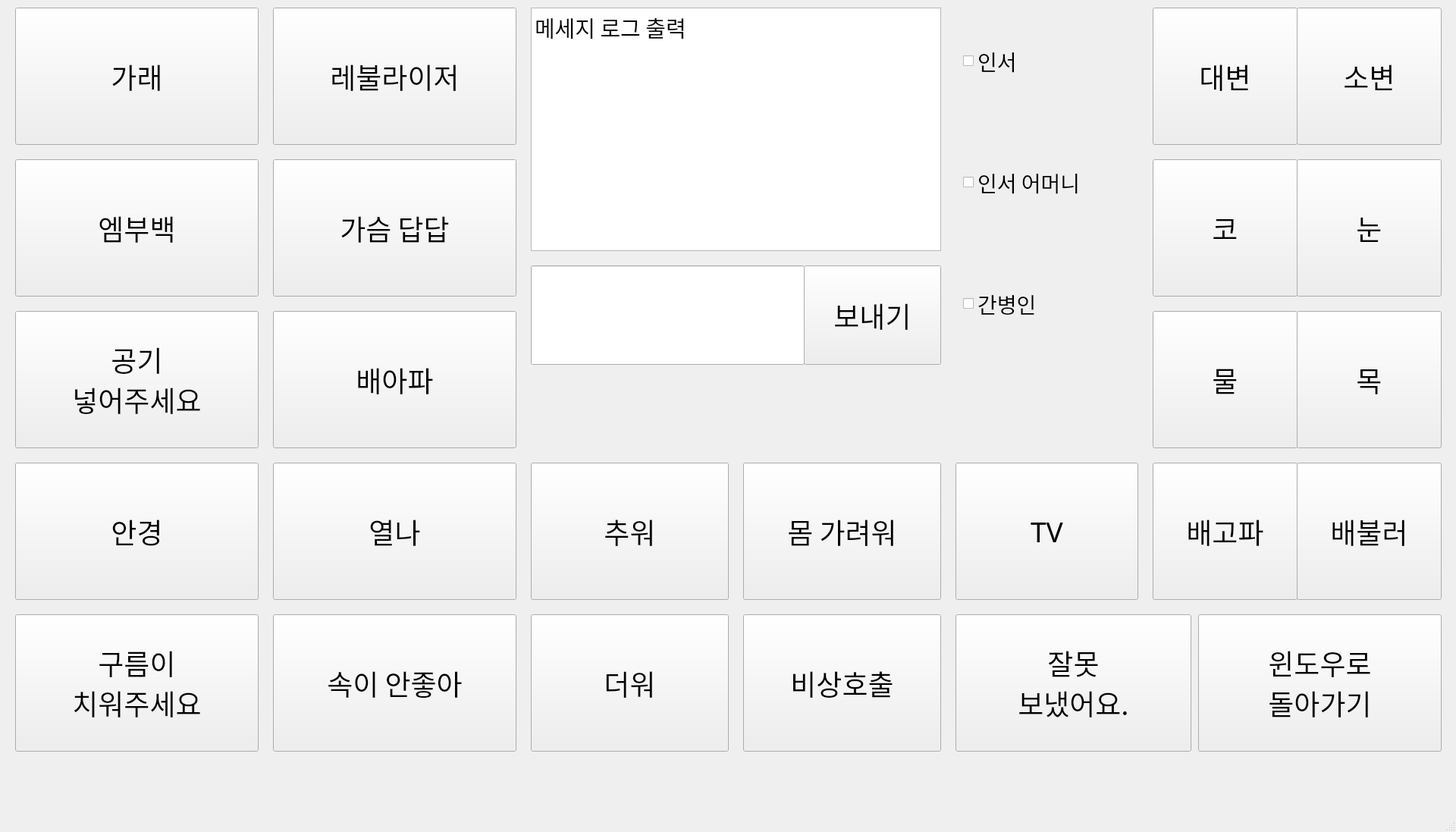
<?xml version="1.0" encoding="UTF-8"?>
<ui version="4.0">
 <class>MainWindow</class>
 <widget class="QMainWindow" name="MainWindow">
  <property name="geometry">
   <rect>
    <x>0</x>
    <y>0</y>
    <width>1920</width>
    <height>1097</height>
   </rect>
  </property>
  <property name="minimumSize">
   <size>
    <width>1920</width>
    <height>1000</height>
   </size>
  </property>
  <property name="maximumSize">
   <size>
    <width>3840</width>
    <height>2160</height>
   </size>
  </property>
  <property name="mouseTracking">
   <bool>false</bool>
  </property>
  <property name="windowTitle">
   <string>NAMOPROG</string>
  </property>
  <widget class="QWidget" name="centralwidget">
   <widget class="QPushButton" name="push01">
    <property name="geometry">
     <rect>
      <x>20</x>
      <y>10</y>
      <width>321</width>
      <height>181</height>
     </rect>
    </property>
    <property name="font">
     <font>
      <family>맑은 고딕</family>
      <pointsize>28</pointsize>
      <weight>50</weight>
      <bold>false</bold>
      <strikeout>false</strikeout>
      <kerning>true</kerning>
     </font>
    </property>
    <property name="text">
     <string>가래</string>
    </property>
    <property name="checkable">
     <bool>false</bool>
    </property>
    <property name="checked">
     <bool>false</bool>
    </property>
    <property name="autoDefault">
     <bool>false</bool>
    </property>
    <property name="default">
     <bool>false</bool>
    </property>
    <property name="flat">
     <bool>false</bool>
    </property>
   </widget>
   <widget class="QPushButton" name="push02">
    <property name="geometry">
     <rect>
      <x>360</x>
      <y>10</y>
      <width>321</width>
      <height>181</height>
     </rect>
    </property>
    <property name="font">
     <font>
      <family>맑은 고딕</family>
      <pointsize>28</pointsize>
      <weight>50</weight>
      <bold>false</bold>
      <strikeout>false</strikeout>
      <kerning>true</kerning>
     </font>
    </property>
    <property name="mouseTracking">
     <bool>false</bool>
    </property>
    <property name="text">
     <string>레불라이저</string>
    </property>
    <property name="checkable">
     <bool>false</bool>
    </property>
    <property name="checked">
     <bool>false</bool>
    </property>
    <property name="autoDefault">
     <bool>false</bool>
    </property>
    <property name="default">
     <bool>false</bool>
    </property>
    <property name="flat">
     <bool>false</bool>
    </property>
   </widget>
   <widget class="QPushButton" name="push05">
    <property name="geometry">
     <rect>
      <x>20</x>
      <y>210</y>
      <width>321</width>
      <height>181</height>
     </rect>
    </property>
    <property name="font">
     <font>
      <family>맑은 고딕</family>
      <pointsize>28</pointsize>
      <weight>50</weight>
      <bold>false</bold>
      <strikeout>false</strikeout>
      <kerning>true</kerning>
     </font>
    </property>
    <property name="text">
     <string>엠부백</string>
    </property>
    <property name="checkable">
     <bool>false</bool>
    </property>
    <property name="checked">
     <bool>false</bool>
    </property>
    <property name="autoDefault">
     <bool>false</bool>
    </property>
    <property name="default">
     <bool>false</bool>
    </property>
    <property name="flat">
     <bool>false</bool>
    </property>
   </widget>
   <widget class="QPushButton" name="push09">
    <property name="geometry">
     <rect>
      <x>20</x>
      <y>410</y>
      <width>321</width>
      <height>181</height>
     </rect>
    </property>
    <property name="font">
     <font>
      <family>맑은 고딕</family>
      <pointsize>28</pointsize>
      <weight>50</weight>
      <bold>false</bold>
      <strikeout>false</strikeout>
      <kerning>true</kerning>
     </font>
    </property>
    <property name="text">
     <string>공기
넣어주세요</string>
    </property>
    <property name="checkable">
     <bool>false</bool>
    </property>
    <property name="checked">
     <bool>false</bool>
    </property>
    <property name="autoDefault">
     <bool>false</bool>
    </property>
    <property name="default">
     <bool>false</bool>
    </property>
    <property name="flat">
     <bool>false</bool>
    </property>
   </widget>
   <widget class="QPushButton" name="push13">
    <property name="geometry">
     <rect>
      <x>20</x>
      <y>610</y>
      <width>321</width>
      <height>181</height>
     </rect>
    </property>
    <property name="font">
     <font>
      <family>맑은 고딕</family>
      <pointsize>28</pointsize>
      <weight>50</weight>
      <bold>false</bold>
      <strikeout>false</strikeout>
      <kerning>true</kerning>
     </font>
    </property>
    <property name="text">
     <string>안경</string>
    </property>
    <property name="checkable">
     <bool>false</bool>
    </property>
    <property name="checked">
     <bool>false</bool>
    </property>
    <property name="autoDefault">
     <bool>false</bool>
    </property>
    <property name="default">
     <bool>false</bool>
    </property>
    <property name="flat">
     <bool>false</bool>
    </property>
   </widget>
   <widget class="QPushButton" name="push20">
    <property name="geometry">
     <rect>
      <x>20</x>
      <y>810</y>
      <width>321</width>
      <height>181</height>
     </rect>
    </property>
    <property name="font">
     <font>
      <family>맑은 고딕</family>
      <pointsize>28</pointsize>
      <weight>50</weight>
      <bold>false</bold>
      <strikeout>false</strikeout>
      <kerning>true</kerning>
     </font>
    </property>
    <property name="text">
     <string>구름이
치워주세요</string>
    </property>
    <property name="checkable">
     <bool>false</bool>
    </property>
    <property name="checked">
     <bool>false</bool>
    </property>
    <property name="autoDefault">
     <bool>false</bool>
    </property>
    <property name="default">
     <bool>false</bool>
    </property>
    <property name="flat">
     <bool>false</bool>
    </property>
   </widget>
   <widget class="QPushButton" name="push17">
    <property name="geometry">
     <rect>
      <x>1260</x>
      <y>610</y>
      <width>241</width>
      <height>181</height>
     </rect>
    </property>
    <property name="font">
     <font>
      <family>맑은 고딕</family>
      <pointsize>28</pointsize>
      <weight>50</weight>
      <bold>false</bold>
      <strikeout>false</strikeout>
      <kerning>true</kerning>
     </font>
    </property>
    <property name="text">
     <string>TV</string>
    </property>
    <property name="checkable">
     <bool>false</bool>
    </property>
    <property name="checked">
     <bool>false</bool>
    </property>
    <property name="autoDefault">
     <bool>false</bool>
    </property>
    <property name="default">
     <bool>false</bool>
    </property>
    <property name="flat">
     <bool>false</bool>
    </property>
   </widget>
   <widget class="QPushButton" name="push08">
    <property name="geometry">
     <rect>
      <x>1710</x>
      <y>210</y>
      <width>191</width>
      <height>181</height>
     </rect>
    </property>
    <property name="font">
     <font>
      <family>맑은 고딕</family>
      <pointsize>28</pointsize>
      <weight>50</weight>
      <bold>false</bold>
      <strikeout>false</strikeout>
      <kerning>true</kerning>
     </font>
    </property>
    <property name="text">
     <string>눈</string>
    </property>
    <property name="checkable">
     <bool>false</bool>
    </property>
    <property name="checked">
     <bool>false</bool>
    </property>
    <property name="autoDefault">
     <bool>false</bool>
    </property>
    <property name="default">
     <bool>false</bool>
    </property>
    <property name="flat">
     <bool>false</bool>
    </property>
   </widget>
   <widget class="QPushButton" name="push03">
    <property name="geometry">
     <rect>
      <x>1520</x>
      <y>10</y>
      <width>191</width>
      <height>181</height>
     </rect>
    </property>
    <property name="font">
     <font>
      <family>맑은 고딕</family>
      <pointsize>28</pointsize>
      <weight>50</weight>
      <bold>false</bold>
      <strikeout>false</strikeout>
      <kerning>true</kerning>
     </font>
    </property>
    <property name="text">
     <string>대변</string>
    </property>
    <property name="checkable">
     <bool>false</bool>
    </property>
    <property name="checked">
     <bool>false</bool>
    </property>
    <property name="autoDefault">
     <bool>false</bool>
    </property>
    <property name="default">
     <bool>false</bool>
    </property>
    <property name="flat">
     <bool>false</bool>
    </property>
   </widget>
   <widget class="QPushButton" name="push04">
    <property name="geometry">
     <rect>
      <x>1710</x>
      <y>10</y>
      <width>191</width>
      <height>181</height>
     </rect>
    </property>
    <property name="font">
     <font>
      <family>맑은 고딕</family>
      <pointsize>28</pointsize>
      <weight>50</weight>
      <bold>false</bold>
      <strikeout>false</strikeout>
      <kerning>true</kerning>
     </font>
    </property>
    <property name="text">
     <string>소변</string>
    </property>
    <property name="checkable">
     <bool>false</bool>
    </property>
    <property name="checked">
     <bool>false</bool>
    </property>
    <property name="autoDefault">
     <bool>false</bool>
    </property>
    <property name="default">
     <bool>false</bool>
    </property>
    <property name="flat">
     <bool>false</bool>
    </property>
   </widget>
   <widget class="QPushButton" name="push06">
    <property name="geometry">
     <rect>
      <x>360</x>
      <y>210</y>
      <width>321</width>
      <height>181</height>
     </rect>
    </property>
    <property name="font">
     <font>
      <family>맑은 고딕</family>
      <pointsize>28</pointsize>
      <weight>50</weight>
      <bold>false</bold>
      <strikeout>false</strikeout>
      <kerning>true</kerning>
     </font>
    </property>
    <property name="mouseTracking">
     <bool>false</bool>
    </property>
    <property name="text">
     <string>가슴 답답</string>
    </property>
    <property name="checkable">
     <bool>false</bool>
    </property>
    <property name="checked">
     <bool>false</bool>
    </property>
    <property name="autoDefault">
     <bool>false</bool>
    </property>
    <property name="default">
     <bool>false</bool>
    </property>
    <property name="flat">
     <bool>false</bool>
    </property>
   </widget>
   <widget class="QPushButton" name="push07">
    <property name="geometry">
     <rect>
      <x>1520</x>
      <y>210</y>
      <width>191</width>
      <height>181</height>
     </rect>
    </property>
    <property name="font">
     <font>
      <family>맑은 고딕</family>
      <pointsize>28</pointsize>
      <weight>50</weight>
      <bold>false</bold>
      <strikeout>false</strikeout>
      <kerning>true</kerning>
     </font>
    </property>
    <property name="text">
     <string>코</string>
    </property>
    <property name="checkable">
     <bool>false</bool>
    </property>
    <property name="checked">
     <bool>false</bool>
    </property>
    <property name="autoDefault">
     <bool>false</bool>
    </property>
    <property name="default">
     <bool>false</bool>
    </property>
    <property name="flat">
     <bool>false</bool>
    </property>
   </widget>
   <widget class="QPushButton" name="push18">
    <property name="geometry">
     <rect>
      <x>1520</x>
      <y>610</y>
      <width>191</width>
      <height>181</height>
     </rect>
    </property>
    <property name="font">
     <font>
      <family>맑은 고딕</family>
      <pointsize>28</pointsize>
      <weight>50</weight>
      <bold>false</bold>
      <strikeout>false</strikeout>
      <kerning>true</kerning>
     </font>
    </property>
    <property name="text">
     <string>배고파</string>
    </property>
    <property name="checkable">
     <bool>false</bool>
    </property>
    <property name="checked">
     <bool>false</bool>
    </property>
    <property name="autoDefault">
     <bool>false</bool>
    </property>
    <property name="default">
     <bool>false</bool>
    </property>
    <property name="flat">
     <bool>false</bool>
    </property>
   </widget>
   <widget class="QPushButton" name="push10">
    <property name="geometry">
     <rect>
      <x>360</x>
      <y>410</y>
      <width>321</width>
      <height>181</height>
     </rect>
    </property>
    <property name="font">
     <font>
      <family>맑은 고딕</family>
      <pointsize>28</pointsize>
      <weight>50</weight>
      <bold>false</bold>
      <strikeout>false</strikeout>
      <kerning>true</kerning>
     </font>
    </property>
    <property name="mouseTracking">
     <bool>false</bool>
    </property>
    <property name="text">
     <string>배아파</string>
    </property>
    <property name="checkable">
     <bool>false</bool>
    </property>
    <property name="checked">
     <bool>false</bool>
    </property>
    <property name="autoDefault">
     <bool>false</bool>
    </property>
    <property name="default">
     <bool>false</bool>
    </property>
    <property name="flat">
     <bool>false</bool>
    </property>
   </widget>
   <widget class="QPushButton" name="push11">
    <property name="geometry">
     <rect>
      <x>1520</x>
      <y>410</y>
      <width>191</width>
      <height>181</height>
     </rect>
    </property>
    <property name="font">
     <font>
      <family>맑은 고딕</family>
      <pointsize>28</pointsize>
      <weight>50</weight>
      <bold>false</bold>
      <strikeout>false</strikeout>
      <kerning>true</kerning>
     </font>
    </property>
    <property name="mouseTracking">
     <bool>false</bool>
    </property>
    <property name="text">
     <string>물</string>
    </property>
    <property name="checkable">
     <bool>false</bool>
    </property>
    <property name="checked">
     <bool>false</bool>
    </property>
    <property name="autoDefault">
     <bool>false</bool>
    </property>
    <property name="default">
     <bool>false</bool>
    </property>
    <property name="flat">
     <bool>false</bool>
    </property>
   </widget>
   <widget class="QPushButton" name="push19">
    <property name="geometry">
     <rect>
      <x>1710</x>
      <y>610</y>
      <width>191</width>
      <height>181</height>
     </rect>
    </property>
    <property name="font">
     <font>
      <family>맑은 고딕</family>
      <pointsize>28</pointsize>
      <weight>50</weight>
      <bold>false</bold>
      <strikeout>false</strikeout>
      <kerning>true</kerning>
     </font>
    </property>
    <property name="text">
     <string>배불러</string>
    </property>
    <property name="checkable">
     <bool>false</bool>
    </property>
    <property name="checked">
     <bool>false</bool>
    </property>
    <property name="autoDefault">
     <bool>false</bool>
    </property>
    <property name="default">
     <bool>false</bool>
    </property>
    <property name="flat">
     <bool>false</bool>
    </property>
   </widget>
   <widget class="QPushButton" name="push21">
    <property name="geometry">
     <rect>
      <x>360</x>
      <y>810</y>
      <width>321</width>
      <height>181</height>
     </rect>
    </property>
    <property name="font">
     <font>
      <family>맑은 고딕</family>
      <pointsize>28</pointsize>
      <weight>50</weight>
      <bold>false</bold>
      <strikeout>false</strikeout>
      <kerning>true</kerning>
     </font>
    </property>
    <property name="text">
     <string>속이 안좋아</string>
    </property>
    <property name="checkable">
     <bool>false</bool>
    </property>
    <property name="checked">
     <bool>false</bool>
    </property>
    <property name="autoDefault">
     <bool>false</bool>
    </property>
    <property name="default">
     <bool>false</bool>
    </property>
    <property name="flat">
     <bool>false</bool>
    </property>
   </widget>
   <widget class="QPushButton" name="push12">
    <property name="geometry">
     <rect>
      <x>1710</x>
      <y>410</y>
      <width>191</width>
      <height>181</height>
     </rect>
    </property>
    <property name="font">
     <font>
      <family>맑은 고딕</family>
      <pointsize>28</pointsize>
      <weight>50</weight>
      <bold>false</bold>
      <strikeout>false</strikeout>
      <kerning>true</kerning>
     </font>
    </property>
    <property name="mouseTracking">
     <bool>false</bool>
    </property>
    <property name="text">
     <string>목</string>
    </property>
    <property name="checkable">
     <bool>false</bool>
    </property>
    <property name="checked">
     <bool>false</bool>
    </property>
    <property name="autoDefault">
     <bool>false</bool>
    </property>
    <property name="default">
     <bool>false</bool>
    </property>
    <property name="flat">
     <bool>false</bool>
    </property>
   </widget>
   <widget class="QPushButton" name="WindowButton">
    <property name="geometry">
     <rect>
      <x>1580</x>
      <y>810</y>
      <width>321</width>
      <height>181</height>
     </rect>
    </property>
    <property name="font">
     <font>
      <family>맑은 고딕</family>
      <pointsize>28</pointsize>
      <weight>50</weight>
      <bold>false</bold>
      <strikeout>false</strikeout>
      <kerning>true</kerning>
     </font>
    </property>
    <property name="text">
     <string>윈도우로
돌아가기</string>
    </property>
    <property name="checkable">
     <bool>false</bool>
    </property>
    <property name="checked">
     <bool>false</bool>
    </property>
    <property name="autoDefault">
     <bool>false</bool>
    </property>
    <property name="default">
     <bool>false</bool>
    </property>
    <property name="flat">
     <bool>false</bool>
    </property>
   </widget>
   <widget class="QPushButton" name="push24">
    <property name="geometry">
     <rect>
      <x>1260</x>
      <y>810</y>
      <width>311</width>
      <height>181</height>
     </rect>
    </property>
    <property name="font">
     <font>
      <family>맑은 고딕</family>
      <pointsize>28</pointsize>
      <weight>50</weight>
      <bold>false</bold>
      <strikeout>false</strikeout>
      <kerning>true</kerning>
     </font>
    </property>
    <property name="text">
     <string>잘못
보냈어요.</string>
    </property>
    <property name="checkable">
     <bool>false</bool>
    </property>
    <property name="checked">
     <bool>false</bool>
    </property>
    <property name="autoDefault">
     <bool>false</bool>
    </property>
    <property name="default">
     <bool>false</bool>
    </property>
    <property name="flat">
     <bool>false</bool>
    </property>
   </widget>
   <widget class="QTextBrowser" name="textBrowser">
    <property name="geometry">
     <rect>
      <x>700</x>
      <y>10</y>
      <width>541</width>
      <height>321</height>
     </rect>
    </property>
    <property name="font">
     <font>
      <family>맑은 고딕</family>
      <pointsize>16</pointsize>
     </font>
    </property>
    <property name="readOnly">
     <bool>true</bool>
    </property>
    <property name="html">
     <string>&lt;!DOCTYPE HTML PUBLIC &quot;-//W3C//DTD HTML 4.0//EN&quot; &quot;http://www.w3.org/TR/REC-html40/strict.dtd&quot;&gt;
&lt;html&gt;&lt;head&gt;&lt;meta name=&quot;qrichtext&quot; content=&quot;1&quot; /&gt;&lt;style type=&quot;text/css&quot;&gt;
p, li { white-space: pre-wrap; }
&lt;/style&gt;&lt;/head&gt;&lt;body style=&quot; font-family:'맑은 고딕'; font-size:16pt; font-weight:400; font-style:normal;&quot;&gt;
&lt;p style=&quot; margin-top:0px; margin-bottom:0px; margin-left:0px; margin-right:0px; -qt-block-indent:0; text-indent:0px;&quot;&gt;&lt;span style=&quot; font-size:22pt;&quot;&gt;메세지 로그 출력&lt;/span&gt;&lt;/p&gt;
&lt;p style=&quot;-qt-paragraph-type:empty; margin-top:0px; margin-bottom:0px; margin-left:0px; margin-right:0px; -qt-block-indent:0; text-indent:0px; font-size:22pt;&quot;&gt;&lt;br /&gt;&lt;/p&gt;&lt;/body&gt;&lt;/html&gt;</string>
    </property>
   </widget>
   <widget class="QLineEdit" name="lineEdit">
    <property name="geometry">
     <rect>
      <x>700</x>
      <y>350</y>
      <width>361</width>
      <height>131</height>
     </rect>
    </property>
    <property name="font">
     <font>
      <family>맑은 고딕</family>
      <pointsize>16</pointsize>
     </font>
    </property>
    <property name="text">
     <string/>
    </property>
    <property name="clearButtonEnabled">
     <bool>false</bool>
    </property>
   </widget>
   <widget class="QPushButton" name="SendButton">
    <property name="geometry">
     <rect>
      <x>1060</x>
      <y>350</y>
      <width>181</width>
      <height>131</height>
     </rect>
    </property>
    <property name="font">
     <font>
      <family>맑은 고딕</family>
      <pointsize>28</pointsize>
      <weight>50</weight>
      <bold>false</bold>
      <strikeout>false</strikeout>
      <kerning>true</kerning>
     </font>
    </property>
    <property name="text">
     <string>보내기</string>
    </property>
    <property name="checkable">
     <bool>false</bool>
    </property>
    <property name="checked">
     <bool>false</bool>
    </property>
    <property name="autoDefault">
     <bool>false</bool>
    </property>
    <property name="default">
     <bool>false</bool>
    </property>
    <property name="flat">
     <bool>false</bool>
    </property>
   </widget>
   <widget class="QCheckBox" name="check01">
    <property name="geometry">
     <rect>
      <x>1270</x>
      <y>0</y>
      <width>231</width>
      <height>161</height>
     </rect>
    </property>
    <property name="font">
     <font>
      <family>맑은 고딕</family>
      <pointsize>21</pointsize>
      <weight>50</weight>
      <bold>false</bold>
     </font>
    </property>
    <property name="mouseTracking">
     <bool>false</bool>
    </property>
    <property name="text">
     <string>인서</string>
    </property>
   </widget>
   <widget class="QCheckBox" name="check02">
    <property name="geometry">
     <rect>
      <x>1270</x>
      <y>160</y>
      <width>231</width>
      <height>161</height>
     </rect>
    </property>
    <property name="font">
     <font>
      <family>맑은 고딕</family>
      <pointsize>21</pointsize>
     </font>
    </property>
    <property name="text">
     <string>인서 어머니</string>
    </property>
   </widget>
   <widget class="QCheckBox" name="check03">
    <property name="geometry">
     <rect>
      <x>1270</x>
      <y>320</y>
      <width>231</width>
      <height>161</height>
     </rect>
    </property>
    <property name="font">
     <font>
      <family>맑은 고딕</family>
      <pointsize>21</pointsize>
     </font>
    </property>
    <property name="text">
     <string>간병인</string>
    </property>
   </widget>
   <widget class="QPushButton" name="push14">
    <property name="geometry">
     <rect>
      <x>360</x>
      <y>610</y>
      <width>321</width>
      <height>181</height>
     </rect>
    </property>
    <property name="font">
     <font>
      <family>맑은 고딕</family>
      <pointsize>28</pointsize>
      <weight>50</weight>
      <bold>false</bold>
      <strikeout>false</strikeout>
      <kerning>true</kerning>
     </font>
    </property>
    <property name="mouseTracking">
     <bool>false</bool>
    </property>
    <property name="text">
     <string>열나</string>
    </property>
    <property name="checkable">
     <bool>false</bool>
    </property>
    <property name="checked">
     <bool>false</bool>
    </property>
    <property name="autoDefault">
     <bool>false</bool>
    </property>
    <property name="default">
     <bool>false</bool>
    </property>
    <property name="flat">
     <bool>false</bool>
    </property>
   </widget>
   <widget class="QPushButton" name="push22">
    <property name="geometry">
     <rect>
      <x>700</x>
      <y>810</y>
      <width>261</width>
      <height>181</height>
     </rect>
    </property>
    <property name="font">
     <font>
      <family>맑은 고딕</family>
      <pointsize>28</pointsize>
      <weight>50</weight>
      <bold>false</bold>
      <strikeout>false</strikeout>
      <kerning>true</kerning>
     </font>
    </property>
    <property name="mouseTracking">
     <bool>false</bool>
    </property>
    <property name="text">
     <string>더워</string>
    </property>
    <property name="checkable">
     <bool>false</bool>
    </property>
    <property name="checked">
     <bool>false</bool>
    </property>
    <property name="autoDefault">
     <bool>false</bool>
    </property>
    <property name="default">
     <bool>false</bool>
    </property>
    <property name="flat">
     <bool>false</bool>
    </property>
   </widget>
   <widget class="QPushButton" name="push23">
    <property name="geometry">
     <rect>
      <x>980</x>
      <y>810</y>
      <width>261</width>
      <height>181</height>
     </rect>
    </property>
    <property name="font">
     <font>
      <family>맑은 고딕</family>
      <pointsize>28</pointsize>
      <weight>50</weight>
      <bold>false</bold>
      <strikeout>false</strikeout>
      <kerning>true</kerning>
     </font>
    </property>
    <property name="mouseTracking">
     <bool>false</bool>
    </property>
    <property name="text">
     <string>비상호출</string>
    </property>
    <property name="checkable">
     <bool>false</bool>
    </property>
    <property name="checked">
     <bool>false</bool>
    </property>
    <property name="autoDefault">
     <bool>false</bool>
    </property>
    <property name="default">
     <bool>false</bool>
    </property>
    <property name="flat">
     <bool>false</bool>
    </property>
   </widget>
   <widget class="QPushButton" name="push15">
    <property name="geometry">
     <rect>
      <x>700</x>
      <y>610</y>
      <width>261</width>
      <height>181</height>
     </rect>
    </property>
    <property name="font">
     <font>
      <family>맑은 고딕</family>
      <pointsize>28</pointsize>
      <weight>50</weight>
      <bold>false</bold>
      <strikeout>false</strikeout>
      <kerning>true</kerning>
     </font>
    </property>
    <property name="mouseTracking">
     <bool>false</bool>
    </property>
    <property name="text">
     <string>추워</string>
    </property>
    <property name="checkable">
     <bool>false</bool>
    </property>
    <property name="checked">
     <bool>false</bool>
    </property>
    <property name="autoDefault">
     <bool>false</bool>
    </property>
    <property name="default">
     <bool>false</bool>
    </property>
    <property name="flat">
     <bool>false</bool>
    </property>
   </widget>
   <widget class="QPushButton" name="push16">
    <property name="geometry">
     <rect>
      <x>980</x>
      <y>610</y>
      <width>261</width>
      <height>181</height>
     </rect>
    </property>
    <property name="font">
     <font>
      <family>맑은 고딕</family>
      <pointsize>28</pointsize>
      <weight>50</weight>
      <bold>false</bold>
      <strikeout>false</strikeout>
      <kerning>true</kerning>
     </font>
    </property>
    <property name="mouseTracking">
     <bool>false</bool>
    </property>
    <property name="text">
     <string>몸 가려워</string>
    </property>
    <property name="checkable">
     <bool>false</bool>
    </property>
    <property name="checked">
     <bool>false</bool>
    </property>
    <property name="autoDefault">
     <bool>false</bool>
    </property>
    <property name="default">
     <bool>false</bool>
    </property>
    <property name="flat">
     <bool>false</bool>
    </property>
   </widget>
  </widget>
  <widget class="QStatusBar" name="statusbar">
   <property name="mouseTracking">
    <bool>false</bool>
   </property>
   <property name="toolTip">
    <string/>
   </property>
   <property name="statusTip">
    <string/>
   </property>
   <property name="whatsThis">
    <string/>
   </property>
   <property name="accessibleName">
    <string/>
   </property>
   <property name="accessibleDescription">
    <string/>
   </property>
   <property name="autoFillBackground">
    <bool>false</bool>
   </property>
  </widget>
  <action name="actionCustomize">
   <property name="text">
    <string>Customize</string>
   </property>
  </action>
 </widget>
 <tabstops>
  <tabstop>push01</tabstop>
  <tabstop>push02</tabstop>
  <tabstop>push05</tabstop>
  <tabstop>push06</tabstop>
  <tabstop>push09</tabstop>
  <tabstop>push10</tabstop>
  <tabstop>push13</tabstop>
  <tabstop>push14</tabstop>
  <tabstop>push20</tabstop>
  <tabstop>push21</tabstop>
  <tabstop>push15</tabstop>
  <tabstop>push16</tabstop>
  <tabstop>push22</tabstop>
  <tabstop>push23</tabstop>
  <tabstop>push03</tabstop>
  <tabstop>push04</tabstop>
  <tabstop>push07</tabstop>
  <tabstop>push08</tabstop>
  <tabstop>push11</tabstop>
  <tabstop>push12</tabstop>
  <tabstop>push17</tabstop>
  <tabstop>push18</tabstop>
  <tabstop>push19</tabstop>
  <tabstop>WindowButton</tabstop>
  <tabstop>push24</tabstop>
  <tabstop>check01</tabstop>
  <tabstop>check02</tabstop>
  <tabstop>check03</tabstop>
  <tabstop>textBrowser</tabstop>
  <tabstop>lineEdit</tabstop>
  <tabstop>SendButton</tabstop>
 </tabstops>
 <resources/>
 <connections>
  <connection>
   <sender>push01</sender>
   <signal>clicked()</signal>
   <receiver>MainWindow</receiver>
   <slot>slot1()</slot>
   <hints>
    <hint type="sourcelabel">
     <x>157</x>
     <y>122</y>
    </hint>
    <hint type="destinationlabel">
     <x>129</x>
     <y>123</y>
    </hint>
   </hints>
  </connection>
  <connection>
   <sender>push02</sender>
   <signal>clicked()</signal>
   <receiver>MainWindow</receiver>
   <slot>slot2()</slot>
   <hints>
    <hint type="sourcelabel">
     <x>371</x>
     <y>126</y>
    </hint>
    <hint type="destinationlabel">
     <x>395</x>
     <y>123</y>
    </hint>
   </hints>
  </connection>
  <connection>
   <sender>push05</sender>
   <signal>clicked()</signal>
   <receiver>MainWindow</receiver>
   <slot>slot5()</slot>
   <hints>
    <hint type="sourcelabel">
     <x>33</x>
     <y>255</y>
    </hint>
    <hint type="destinationlabel">
     <x>48</x>
     <y>286</y>
    </hint>
   </hints>
  </connection>
  <connection>
   <sender>push09</sender>
   <signal>clicked()</signal>
   <receiver>MainWindow</receiver>
   <slot>slot9()</slot>
   <hints>
    <hint type="sourcelabel">
     <x>70</x>
     <y>499</y>
    </hint>
    <hint type="destinationlabel">
     <x>44</x>
     <y>496</y>
    </hint>
   </hints>
  </connection>
  <connection>
   <sender>push06</sender>
   <signal>clicked()</signal>
   <receiver>MainWindow</receiver>
   <slot>slot6()</slot>
   <hints>
    <hint type="sourcelabel">
     <x>393</x>
     <y>296</y>
    </hint>
    <hint type="destinationlabel">
     <x>410</x>
     <y>279</y>
    </hint>
   </hints>
  </connection>
  <connection>
   <sender>push10</sender>
   <signal>clicked()</signal>
   <receiver>MainWindow</receiver>
   <slot>slot10()</slot>
   <hints>
    <hint type="sourcelabel">
     <x>411</x>
     <y>485</y>
    </hint>
    <hint type="destinationlabel">
     <x>383</x>
     <y>494</y>
    </hint>
   </hints>
  </connection>
  <connection>
   <sender>push13</sender>
   <signal>clicked()</signal>
   <receiver>MainWindow</receiver>
   <slot>slot13()</slot>
   <hints>
    <hint type="sourcelabel">
     <x>37</x>
     <y>717</y>
    </hint>
    <hint type="destinationlabel">
     <x>27</x>
     <y>716</y>
    </hint>
   </hints>
  </connection>
  <connection>
   <sender>push14</sender>
   <signal>clicked()</signal>
   <receiver>MainWindow</receiver>
   <slot>slot14()</slot>
   <hints>
    <hint type="sourcelabel">
     <x>384</x>
     <y>692</y>
    </hint>
    <hint type="destinationlabel">
     <x>374</x>
     <y>702</y>
    </hint>
   </hints>
  </connection>
  <connection>
   <sender>push20</sender>
   <signal>clicked()</signal>
   <receiver>MainWindow</receiver>
   <slot>slot20()</slot>
   <hints>
    <hint type="sourcelabel">
     <x>35</x>
     <y>885</y>
    </hint>
    <hint type="destinationlabel">
     <x>22</x>
     <y>885</y>
    </hint>
   </hints>
  </connection>
  <connection>
   <sender>push21</sender>
   <signal>clicked()</signal>
   <receiver>MainWindow</receiver>
   <slot>slot21()</slot>
   <hints>
    <hint type="sourcelabel">
     <x>376</x>
     <y>889</y>
    </hint>
    <hint type="destinationlabel">
     <x>360</x>
     <y>907</y>
    </hint>
   </hints>
  </connection>
  <connection>
   <sender>push15</sender>
   <signal>clicked()</signal>
   <receiver>MainWindow</receiver>
   <slot>slot15()</slot>
   <hints>
    <hint type="sourcelabel">
     <x>715</x>
     <y>676</y>
    </hint>
    <hint type="destinationlabel">
     <x>696</x>
     <y>680</y>
    </hint>
   </hints>
  </connection>
  <connection>
   <sender>push22</sender>
   <signal>clicked()</signal>
   <receiver>MainWindow</receiver>
   <slot>slot22()</slot>
   <hints>
    <hint type="sourcelabel">
     <x>722</x>
     <y>884</y>
    </hint>
    <hint type="destinationlabel">
     <x>694</x>
     <y>903</y>
    </hint>
   </hints>
  </connection>
  <connection>
   <sender>push16</sender>
   <signal>clicked()</signal>
   <receiver>MainWindow</receiver>
   <slot>slot16()</slot>
   <hints>
    <hint type="sourcelabel">
     <x>1008</x>
     <y>669</y>
    </hint>
    <hint type="destinationlabel">
     <x>976</x>
     <y>674</y>
    </hint>
   </hints>
  </connection>
  <connection>
   <sender>push23</sender>
   <signal>clicked()</signal>
   <receiver>MainWindow</receiver>
   <slot>slot23()</slot>
   <hints>
    <hint type="sourcelabel">
     <x>1009</x>
     <y>885</y>
    </hint>
    <hint type="destinationlabel">
     <x>975</x>
     <y>895</y>
    </hint>
   </hints>
  </connection>
  <connection>
   <sender>push17</sender>
   <signal>clicked()</signal>
   <receiver>MainWindow</receiver>
   <slot>slot17()</slot>
   <hints>
    <hint type="sourcelabel">
     <x>1295</x>
     <y>718</y>
    </hint>
    <hint type="destinationlabel">
     <x>1260</x>
     <y>707</y>
    </hint>
   </hints>
  </connection>
  <connection>
   <sender>push03</sender>
   <signal>clicked()</signal>
   <receiver>MainWindow</receiver>
   <slot>slot3()</slot>
   <hints>
    <hint type="sourcelabel">
     <x>1528</x>
     <y>99</y>
    </hint>
    <hint type="destinationlabel">
     <x>1513</x>
     <y>100</y>
    </hint>
   </hints>
  </connection>
  <connection>
   <sender>push04</sender>
   <signal>clicked()</signal>
   <receiver>MainWindow</receiver>
   <slot>slot4()</slot>
   <hints>
    <hint type="sourcelabel">
     <x>1891</x>
     <y>80</y>
    </hint>
    <hint type="destinationlabel">
     <x>1910</x>
     <y>100</y>
    </hint>
   </hints>
  </connection>
  <connection>
   <sender>push07</sender>
   <signal>clicked()</signal>
   <receiver>MainWindow</receiver>
   <slot>slot7()</slot>
   <hints>
    <hint type="sourcelabel">
     <x>1530</x>
     <y>293</y>
    </hint>
    <hint type="destinationlabel">
     <x>1511</x>
     <y>296</y>
    </hint>
   </hints>
  </connection>
  <connection>
   <sender>push08</sender>
   <signal>clicked()</signal>
   <receiver>MainWindow</receiver>
   <slot>slot8()</slot>
   <hints>
    <hint type="sourcelabel">
     <x>1881</x>
     <y>266</y>
    </hint>
    <hint type="destinationlabel">
     <x>1905</x>
     <y>276</y>
    </hint>
   </hints>
  </connection>
  <connection>
   <sender>push11</sender>
   <signal>clicked()</signal>
   <receiver>MainWindow</receiver>
   <slot>slot11()</slot>
   <hints>
    <hint type="sourcelabel">
     <x>1527</x>
     <y>486</y>
    </hint>
    <hint type="destinationlabel">
     <x>1492</x>
     <y>490</y>
    </hint>
   </hints>
  </connection>
  <connection>
   <sender>push12</sender>
   <signal>clicked()</signal>
   <receiver>MainWindow</receiver>
   <slot>slot12()</slot>
   <hints>
    <hint type="sourcelabel">
     <x>1884</x>
     <y>496</y>
    </hint>
    <hint type="destinationlabel">
     <x>1907</x>
     <y>496</y>
    </hint>
   </hints>
  </connection>
  <connection>
   <sender>push18</sender>
   <signal>clicked()</signal>
   <receiver>MainWindow</receiver>
   <slot>slot18()</slot>
   <hints>
    <hint type="sourcelabel">
     <x>1520</x>
     <y>785</y>
    </hint>
    <hint type="destinationlabel">
     <x>1556</x>
     <y>727</y>
    </hint>
   </hints>
  </connection>
  <connection>
   <sender>push19</sender>
   <signal>clicked()</signal>
   <receiver>MainWindow</receiver>
   <slot>slot19()</slot>
   <hints>
    <hint type="sourcelabel">
     <x>1885</x>
     <y>703</y>
    </hint>
    <hint type="destinationlabel">
     <x>1846</x>
     <y>729</y>
    </hint>
   </hints>
  </connection>
  <connection>
   <sender>push24</sender>
   <signal>clicked()</signal>
   <receiver>MainWindow</receiver>
   <slot>slot24()</slot>
   <hints>
    <hint type="sourcelabel">
     <x>1430</x>
     <y>968</y>
    </hint>
    <hint type="destinationlabel">
     <x>1489</x>
     <y>1012</y>
    </hint>
   </hints>
  </connection>
  <connection>
   <sender>WindowButton</sender>
   <signal>clicked()</signal>
   <receiver>MainWindow</receiver>
   <slot>showMinimized()</slot>
   <hints>
    <hint type="sourcelabel">
     <x>1685</x>
     <y>968</y>
    </hint>
    <hint type="destinationlabel">
     <x>1701</x>
     <y>1018</y>
    </hint>
   </hints>
  </connection>
  <connection>
   <sender>check01</sender>
   <signal>toggled(bool)</signal>
   <receiver>MainWindow</receiver>
   <slot>slot27()</slot>
   <hints>
    <hint type="sourcelabel">
     <x>1326</x>
     <y>109</y>
    </hint>
    <hint type="destinationlabel">
     <x>1280</x>
     <y>127</y>
    </hint>
   </hints>
  </connection>
  <connection>
   <sender>check02</sender>
   <signal>toggled(bool)</signal>
   <receiver>MainWindow</receiver>
   <slot>slot28()</slot>
   <hints>
    <hint type="sourcelabel">
     <x>1289</x>
     <y>203</y>
    </hint>
    <hint type="destinationlabel">
     <x>1259</x>
     <y>234</y>
    </hint>
   </hints>
  </connection>
  <connection>
   <sender>check03</sender>
   <signal>toggled(bool)</signal>
   <receiver>MainWindow</receiver>
   <slot>slot29()</slot>
   <hints>
    <hint type="sourcelabel">
     <x>1302</x>
     <y>389</y>
    </hint>
    <hint type="destinationlabel">
     <x>1312</x>
     <y>510</y>
    </hint>
   </hints>
  </connection>
  <connection>
   <sender>lineEdit</sender>
   <signal>returnPressed()</signal>
   <receiver>MainWindow</receiver>
   <slot>slot26()</slot>
   <hints>
    <hint type="sourcelabel">
     <x>930</x>
     <y>452</y>
    </hint>
    <hint type="destinationlabel">
     <x>908</x>
     <y>514</y>
    </hint>
   </hints>
  </connection>
  <connection>
   <sender>SendButton</sender>
   <signal>clicked()</signal>
   <receiver>MainWindow</receiver>
   <slot>slot26()</slot>
   <hints>
    <hint type="sourcelabel">
     <x>1123</x>
     <y>477</y>
    </hint>
    <hint type="destinationlabel">
     <x>1116</x>
     <y>513</y>
    </hint>
   </hints>
  </connection>
 </connections>
 <slots>
  <slot>slot1()</slot>
  <slot>slot2()</slot>
  <slot>slot3()</slot>
  <slot>slot4()</slot>
  <slot>slot5()</slot>
  <slot>slot6()</slot>
  <slot>slot7()</slot>
  <slot>slot8()</slot>
  <slot>slot9()</slot>
  <slot>slot10()</slot>
  <slot>slot11()</slot>
  <slot>slot12()</slot>
  <slot>slot13()</slot>
  <slot>slot14()</slot>
  <slot>slot15()</slot>
  <slot>slot16()</slot>
  <slot>slot17()</slot>
  <slot>slot18()</slot>
  <slot>slot19()</slot>
  <slot>slot20()</slot>
  <slot>slot21()</slot>
  <slot>slot22()</slot>
  <slot>slot23()</slot>
  <slot>slot24()</slot>
  <slot>slot25()</slot>
  <slot>slot26()</slot>
  <slot>slot27()</slot>
  <slot>slot28()</slot>
  <slot>slot29()</slot>
  <slot>slot30()</slot>
 </slots>
</ui>
